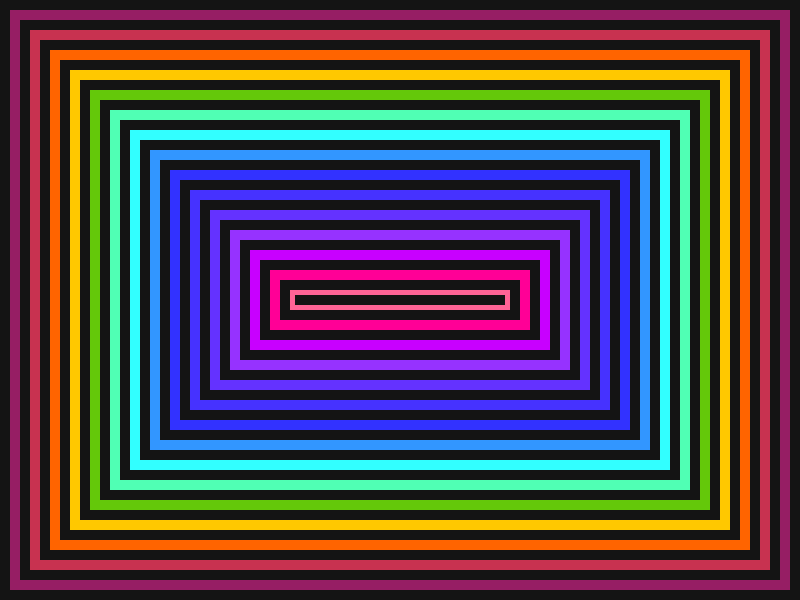
Frame 1 (no input)
Frame 60 (no input): identical to frame 1, image omitted
Frame 120 (the mouse pressed at the canvas centre since frame 60): identical to frame 1, image omitted

The p5.js sketch that drew this single still picture (run headless with seeded random() and noise() and a simulated clock; from frame 60 on, the mouse is pressed at the canvas centre):

// p5.js sketch
// ── sketch.js
function setup() {
  createCanvas(800, 600);
}

function draw() {
  noStroke();
  background(20);
  fill(255, 120, 60);
  fill(150, 30, 100);
  //berry
  rect(10, 10, 780, 10);
  rect(10, 10, 10, 580);
  rect(10, 580, 780, 10);
  rect(780, 10, 10, 580);
  //red
  fill(200, 50, 80);
  rect(30, 30, 730, 10);
  rect(30, 30, 10, 540);
  rect(30, 560, 730, 10);
  rect(760, 30, 10, 540);
  //orange
  fill(255, 100, 0);
  rect(50, 50, 700, 10);
  rect(50, 50, 10, 500);
  rect(740, 50, 10, 500);
  rect(50, 540, 700, 10);
  //yellow
  fill(255, 200, 0);
  rect(70, 70, 660, 10);
  rect(70, 70, 10, 460);
  rect(70, 520, 660, 10);
  rect(720, 70, 10, 460);
  //green
  fill(100, 200, 10);
  rect(90, 90, 620, 10);
  rect(90, 90, 10, 420);
  rect(90, 500, 620, 10);
  rect(700, 90, 10, 420);
  //turquoise
  fill(80, 255, 180);
  rect(110, 110, 580, 10);
  rect(110, 110, 10, 380);
  rect(110, 480, 580, 10);
  rect(680, 110, 10, 380);
  //turquoise2
  fill(50, 255, 255);
  rect(130, 130, 540, 10);
  rect(130, 130, 10, 340);
  rect(130, 460, 540, 10);
  rect(660, 130, 10, 340);
  //skyblue
  fill(50, 150, 255);
  rect(150, 150, 500, 10);
  rect(150, 150, 10, 300);
  rect(150, 440, 500, 10);
  rect(640, 150, 10, 300);
  //royalblue
  fill(50, 50, 255);
  rect(170, 170, 460, 10);
  rect(170, 170, 10, 260);
  rect(170, 420, 460, 10);
  rect(620, 170, 10, 260);
  //bluepurple
  fill(70, 50, 255);
  rect(190, 190, 420, 10);
  rect(190, 190, 10, 220);
  rect(190, 400, 420, 10);
  rect(600, 190, 10, 220);
  //purple
  fill(100, 50, 255);
  rect(210, 210, 380, 10);
  rect(210, 210, 10, 180);
  rect(210, 380, 380, 10);
  rect(580, 210, 10, 180);
  //violet
  fill(150, 50, 255);
  rect(230, 230, 340, 10);
  rect(230, 230, 10, 140);
  rect(230, 360, 340, 10);
  rect(560, 230, 10, 140);
  //magenta
  fill(200, 0, 255);
  rect(250, 250, 300, 10);
  rect(250, 250, 10, 100);
  rect(250, 340, 300, 10);
  rect(540, 250, 10, 100);
  //hotpink
  fill(255, 0, 150);
  rect(270, 270, 260, 10);
  rect(270, 270, 10, 60);
  rect(270, 320, 260, 10);
  rect(520, 270, 10, 60);
  //pink
  fill(255, 100, 150);
  rect(290, 290, 220, 10);
  rect(290, 290, 10, 20);
  rect(290, 300, 220, 10);
  rect(500, 290, 10, 20);
  //black line in middle
  fill(20);
  rect(295, 295, 210, 10);
}
